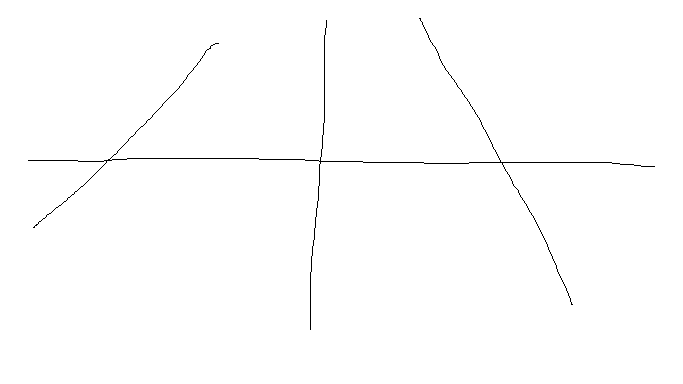
%> input picture Lista 8/imgs_lista_8/4Retas.png, 683 x 384 px
$ octave exercicio1.m   (GNU Octave 9; MATLAB toolbox functions it lacks are replaced by stand-ins)
%> lines starting %> are read from the running program, lines starting %| are printed output that depends on the picture; in (x1, y1, x2, y2) boxes, pixels count from 0 and x2, y2 are one past the last pixel; in counts of white or black regions, pixels touching at a corner belong together; the program's own positions count from 1
clear all

im = imread("imgs_lista_8/4Retas.png");
%> im: size 384x683 logical; 0.55% white in thin lines or dots, all inside (x1, y1, x2, y2) = (28, 18, 655, 330)
[im_y, im_x] = size(im);
%> im_y = 384; im_x = 683

% na forma polar, rho = x*cos(theta) + y*sin(theta)
% rho representa a distancia da reta ate a origem
% rho pode ser negativo, entao usamos um offset para indexar o acumulador
% a diagonal e o maior rho possivel (canto mais distante da imagem)
diag = round(sqrt(im_x^2 + im_y^2));
%> diag = 784
rho_offset = diag;
%> rho_offset = 784
rho_size = 2 * diag + 1;
%> rho_size = 1569

% acumulador: eixo 1 = angulo theta (0 a 179 graus), eixo 2 = rho deslocado
Acu = zeros(180, rho_size);

for i = 1:im_y
  for j = 1:im_x
    if im(i, j) == 1
      % para cada pixel, varremos os 180 angulos e calculamos rho
      % diferente do slope-intercept, cos e sin nunca explodem
      % entao retas verticais (theta=0) e horizontais (theta=90) funcionam normalmente
      for k = 1:180
        theta = (k - 1) * pi / 180; % theta vai de 0 a 179 graus
        rho = round(j * cos(theta) + i * sin(theta)) + rho_offset;
        if rho >= 1 && rho <= rho_size
          Acu(k, rho) = Acu(k, rho) + 1;
        end
      end
    end
  end
end
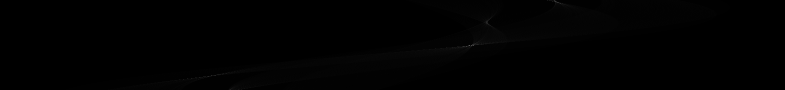
%> Acu: size 180x1569 double (shown at 1/2 size); min 0, max 220, mean 0.9
%> after the loop, rho = 479; theta = 3.12

limiar = 63;
areaAZerar = 10;
linhas = []; % cada linha guardada como [k, rho_real]

continua = 1;
while continua
  max_val = 0;
  max_k = 0;
  max_rho = 0;
  for k = 1:180
    for rho = 1:rho_size
      if Acu(k, rho) > max_val
        max_val = Acu(k, rho);
        max_k = k;
        max_rho = rho;
      end
    end
  end

  if max_val >= limiar
    max_rho_real = max_rho - rho_offset;
    linhas = [linhas; max_k, max_rho_real];
    disp(['Reta encontrada: acumulador=', num2str(max_val), ' | angulo=', num2str(max_k - 1), ' graus | rho=', num2str(max_rho_real)]);

    % zera janela ao redor do pico para nao detectar a mesma reta de novo
    k_min = max(1, max_k - areaAZerar);
    k_max = min(180, max_k + areaAZerar);
    r_min = max(1, max_rho - areaAZerar);
    r_max = min(rho_size, max_rho + areaAZerar);
    Acu(k_min:k_max, r_min:r_max) = 0;

    % remove os votos dos pixels da reta detectada do acumulador
    % operacao inversa da construcao: subtrai 1 em vez de somar
    theta_reta = (max_k - 1) * pi / 180;
    for col = 1:im_x
      % equacao da reta em forma polar: rho = x*cos(theta) + y*sin(theta)
      % isolando y: y = (rho - x*cos(theta)) / sin(theta)
      % para theta=0 (reta vertical): x = rho/cos(0) = rho
      if abs(sin(theta_reta)) < 1e-6
        row = round(max_rho_real / cos(theta_reta));
        if col ~= row
          continue;
        end
        row = im_y / 2; % linha qualquer para percorrer coluna vertical
      else
        row = round((max_rho_real - col * cos(theta_reta)) / sin(theta_reta));
      end
      if row >= 1 && row <= im_y
        for k = 1:180
          theta = (k - 1) * pi / 180;
          rho_voto = round(col * cos(theta) + row * sin(theta)) + rho_offset;
          if rho_voto >= 1 && rho_voto <= rho_size
            Acu(k, rho_voto) = max(0, Acu(k, rho_voto) - 1);
          end
        end
      end
    end
  else
    continua = 0;
  end
end
%> this loop made 5 passes
%> (max_rho_real, linhas, k_min, k_max, r_min, r_max, theta_reta) on passes 1 to 4: (156, [92 156], 82, 102, 930, 950, 1.59), (334, [92 156; 6 334], 1, 16, 1108, 1128, 0.0873), (-353, [92 156; 6 334; 151 -353], 141, 161, 421, 441, 2.62), (190, [92 156; 6 334; 151 -353; 45 190], 35, 55, 964, 984, 0.768)
%| Reta encontrada: acumulador=220 | angulo=91 graus | rho=156
%| Reta encontrada: acumulador=127 | angulo=5 graus | rho=334
%| Reta encontrada: acumulador=89 | angulo=150 graus | rho=-353
%| Reta encontrada: acumulador=65 | angulo=44 graus | rho=190
%> after the loop, continua = 0; rho_voto = 521; row = -434

figure('Position', [100, 100, 1400, 500]);
subplot(1, 3, 1);
imshow(im);
title('Imagem Original');

subplot(1, 3, 2);
imagesc(Acu);
colormap(gca, hot);
colorbar;
title('Espaco de Hough (polar)');

subplot(1, 3, 3);
imshow(im);
hold on;
for n = 1:size(linhas, 1)
  theta_n = (linhas(n, 1) - 1) * pi / 180;
  rho_n = linhas(n, 2);
  x_vals = 1:im_x;
  % isola y da equacao polar: y = (rho - x*cos(theta)) / sin(theta)
  % para retas verticais (sin~0), plota uma linha vertical em x=rho/cos(theta)
  if abs(sin(theta_n)) < 1e-6
    x_vert = round(rho_n / cos(theta_n));
    plot([x_vert, x_vert], [1, im_y], 'r-', 'LineWidth', 2);
  else
    y_vals = round((rho_n - x_vals * cos(theta_n)) / sin(theta_n));
    % filtra pontos fora da imagem para nao expandir o plot
    mask = y_vals >= 1 & y_vals <= im_y;
    plot(x_vals(mask), y_vals(mask), 'r-', 'LineWidth', 2);
  end
end
%> this loop made 4 passes
%> (theta_n, rho_n) on passes 1 to 4: (1.59, 156), (0.0873, 334), (2.62, -353), (0.768, 190)
%> after the loop, mask = 683 logical values, 263 true; y_vals = 683 values, max 272 at index 1, min -434 at index 683, mean -80.64
title('Retas Detectadas');
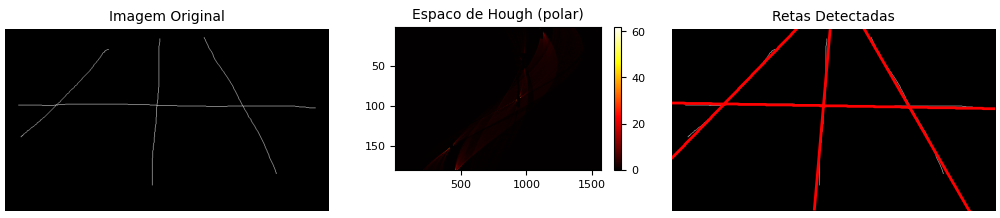
%> figure redrawn from the program's plot data, 3 panels
pause;
